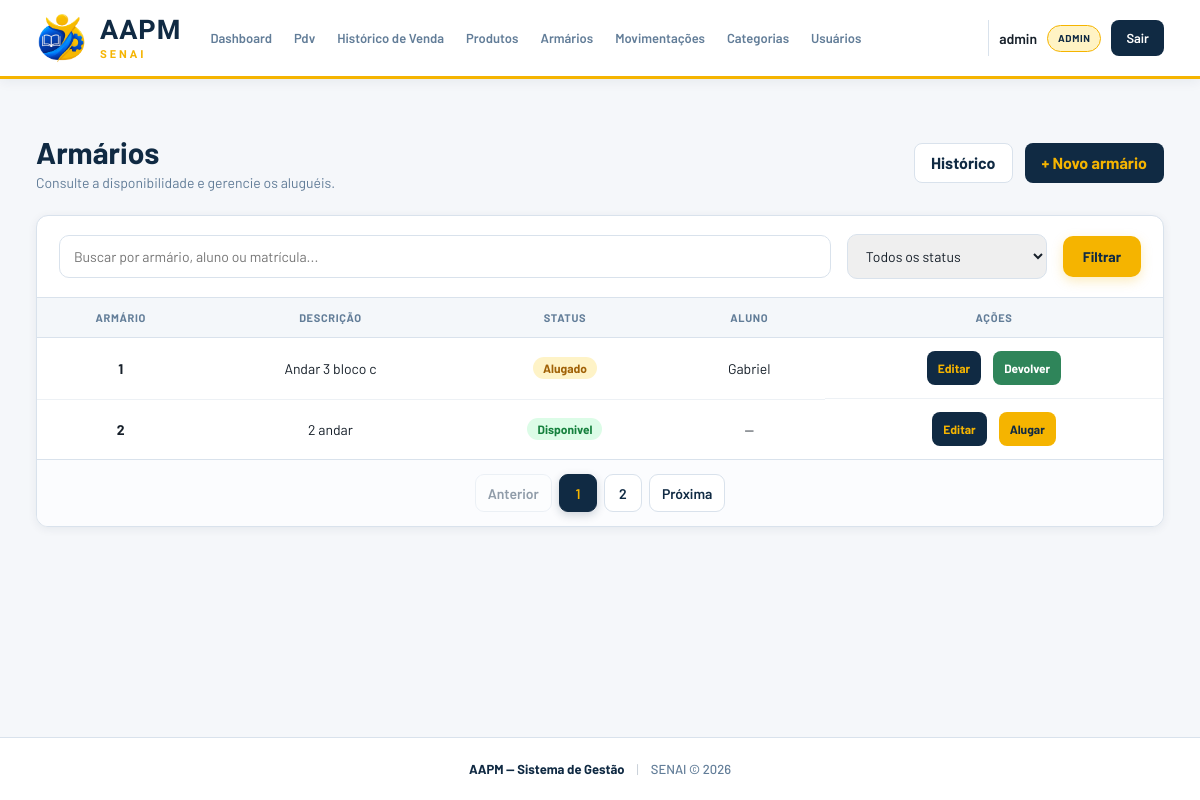
The page /armarios/ (signed in) on the database as committed earlier.
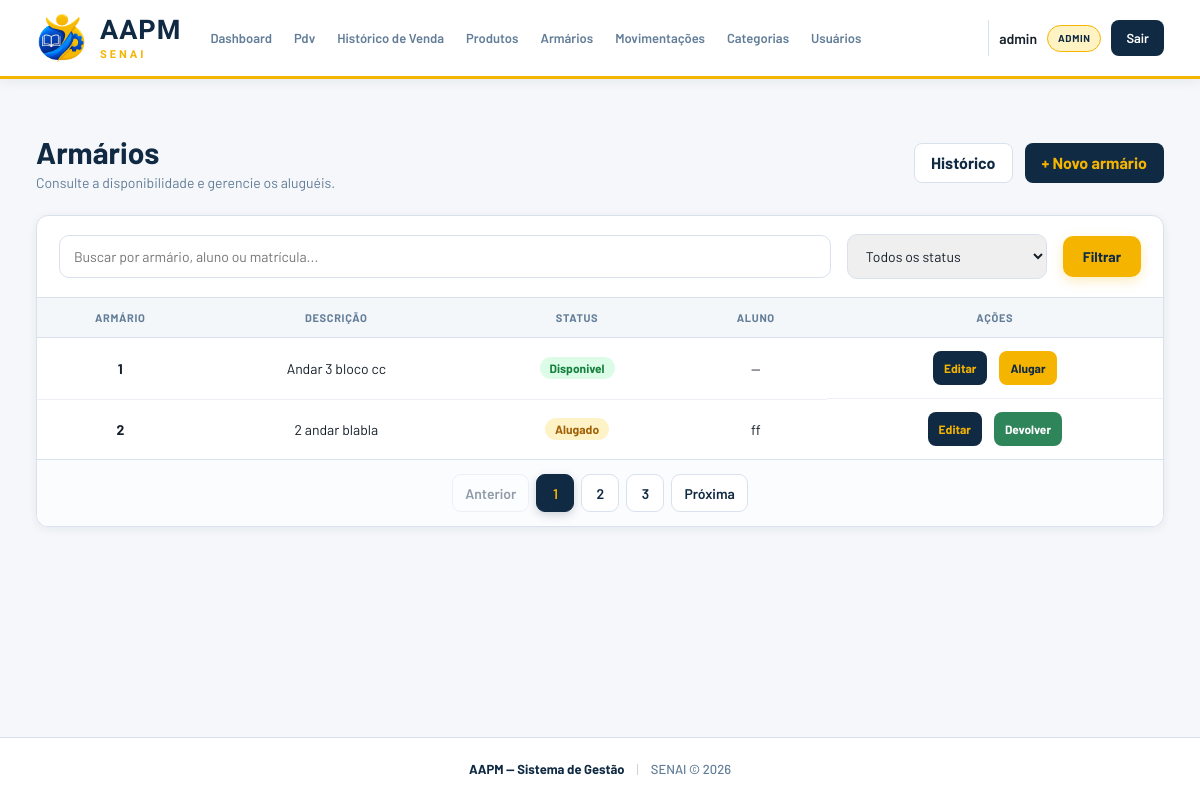
The same page on the database as committed later.
### app/models/armario.py (models this page shows)
class Armario(Base):
    __tablename__ = "armarios"
    id = Column(Integer, primary_key=True, autoincrement=True)
    numero = Column(String(30), nullable=False, unique=True, index=True)
    descricao = Column(String(255), nullable=True)
    status = Column(String(20), nullable=False, default="disponivel", index=True)
    cliente_id = Column(
        Integer,
        ForeignKey("clientes.id", ondelete="SET NULL"),
        nullable=True,
        index=True,
    )
    alugado_em = Column(DateTime, nullable=True)
    criado_em = Column(DateTime, nullable=False, server_default=func.now())
    atualizado_em = Column(
        DateTime,
        nullable=False,
        server_default=func.now(),
        onupdate=func.now(),
    )
    cliente = relationship("Cliente", back_populates="armarios")
    alugueis = relationship("AluguelArmario", back_populates="armario")

### app/models/cliente.py (models this page shows, shortened)
class Cliente(Base):
    __tablename__ = "clientes"
    id         = Column(Integer, primary_key=True, index=True)
    nome       = Column(String(150), nullable=False, index=True)
    matricula  = Column(String(50), nullable=True, unique=True)
    telefone   = Column(String(20), nullable=True)
    is_associado = Column(Boolean, default=False, nullable=False)
    ativo      = Column(Boolean, default=True)
    criado_em  = Column(DateTime, server_default=func.now())
    vendas = relationship("Venda", back_populates="cliente")
    armarios = relationship("Armario", back_populates="cliente")
    alugueis_armarios = relationship("AluguelArmario", back_populates="cliente")

### app/controllers/armario_controller.py (the view)
@router.get("/")
def listar_armarios(
    request: Request,
    busca: str = "",
    status: str = "",
    page: int = 1,
    db: Session = Depends(get_db),
    usuario=Depends(get_usuario_logado),
):
    query = db.query(Armario)
    busca = busca.strip()
    if busca:
        termo = f"%{busca}%"
        query = query.outerjoin(Cliente).filter(
            (Armario.numero.ilike(termo))
            | (Armario.descricao.ilike(termo))
            | (Cliente.nome.ilike(termo))
            | (Cliente.matricula.ilike(termo))
        )
    if status in STATUS_VALIDOS | {"alugado"}:
        query = query.filter(Armario.status == status)
    else:
        status = ""
    armarios, pagination = paginate(query.order_by(Armario.numero), page)
    return templates.TemplateResponse(
        request,
        "armarios/index.html",
        {
            "request": request,
            "usuario": usuario,
            "armarios": armarios,
            "pagination": pagination,
            "busca": busca,
            "status": status,
        },
    )

### app/templates/armarios/index.html (shortened to what this page needs)
{% extends "base.html" %}
{% block extra_css %}
<link rel="stylesheet" href="/static/css/armarios-index.css?v=2">
<link rel="stylesheet" href="/static/css/list-filter.css?v=1">
<link rel="stylesheet" href="/static/css/armarios-status.css?v=1">
<link rel="stylesheet" href="/static/css/list-pages.css?v=1">
{% endblock %}
{% block conteudo %}
<header class="armarios-header">
    <div>
        <h1 class="armarios-title">Armários</h1>
        <p>Consulte a disponibilidade e gerencie os aluguéis.</p>
    </div>
    <div class="armarios-header__actions"><a href="/armarios/historico" class="btn-outline">Histórico</a>{% if
        usuario.role == 'admin' %}<a href="/armarios/novo" class="btn-primary">+ Novo armário</a>{% endif %}</div>
</header>
<section class="armarios-card">
    <form method="get" action="/armarios" class="list-filter list-filter--inset"><input name="busca" value="{{ busca }}" class="form-input list-filter__search"
            placeholder="Buscar por armário, aluno ou matrícula..."><select name="status" class="form-input form-select list-filter__select">
            <option value="">Todos os status</option>
        </select><button type="submit" class="btn-primary">Filtrar</button></form>
    <div class="armarios-table-wrapper">
        <table class="armarios-table">
            <thead>
                <tr>
                    <th>Armário</th>
                    <th>Descrição</th>
                    <th>Status</th>
                    <th>Aluno</th>
                    <th>Ações</th>
                </tr>
            </thead>
            <tbody>{% for armario in armarios %}<tr>
                    <td class="armario-number">{{ armario.numero }}</td>
                    <td>{{ armario.descricao or '—' }}</td>
                    <td><span class="status-badge status-badge--{{ armario.status }}">{{ 'Em manutenção' if
                            armario.status == 'manutencao' else armario.status|capitalize }}</span></td>
                    <td>{{ armario.cliente.nome if armario.cliente else '—' }}</td>
                    <td class="armario-actions">{% if usuario.role == 'admin' %}<a
                            href="/armarios/{{ armario.id }}/editar" class="btn-table">Editar</a>{% endif %}{% if
                        armario.status == 'disponivel' %}<a href="/armarios/{{ armario.id }}/alugar"
                            class="btn-table btn-table--reserve">Alugar</a>{% elif armario.status == 'alugado' %}<form
                            action="/armarios/{{ armario.id }}/devolver" method="post" data-confirm-form data-confirm-title="Devolver armário?" data-confirm-message="Confirma registrar a devolução e liberar o armário {{ armario.numero }}?" data-confirm-label="Devolver" data-confirm-loading="Registrando devolução..."><button type="submit"
                                class="btn-table btn-table--return">Devolver</button></form>{% endif %}</td>
                </tr>{% else %}<tr>
                    <td colspan="5" class="empty-state">Nenhum armário encontrado.</td>
                </tr>{% endfor %}</tbody>
        </table>
    </div>
    {% include "paginacao/index.html" %}
</section>
{% endblock %}

Rows that differ between the two databases and show on the page:
changed Armario: descricao "Andar 3 bloco c" → "Andar 3 bloco cc"; status "Alugado" → "Disponivel"; cliente "Gabriel" → "—"; status "Devolver" → "Alugar"
changed Armario: descricao "2 andar" → "2 andar blabla"; status "Disponivel" → "Alugado"; cliente "—" → "ff"; status "Alugar" → "Devolver"
Other text that changed with them:
new list line: "3"
